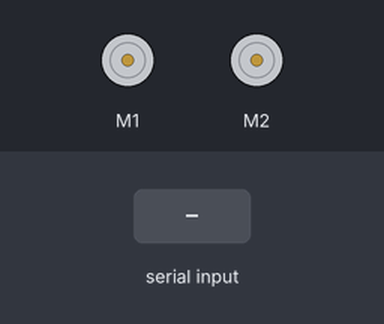
Simulated run of this sketch. Board: Arduino Uno, built with avr-gcc and run on an emulated ATmega328P. Parts: 2 × DC motor (green arrow = forward, orange = backward, longer = faster). The test bench sets the inputs (shaded band).

Above: at 1.2 s.
1.3 s: "S,1\n" received over Serial
2.8 s: "F,150\n" received over Serial
At 4.0 s:
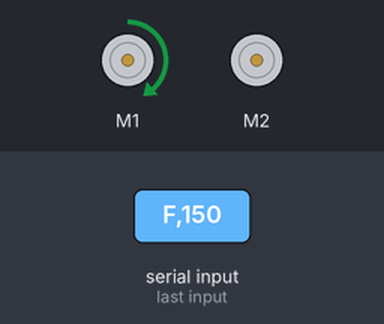
4.3 s: "F,45\n" received over Serial
At 5.1 s:
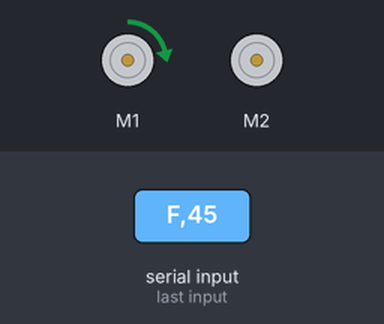
5.8 s: "S,150\n" received over Serial
At 6.3 s:
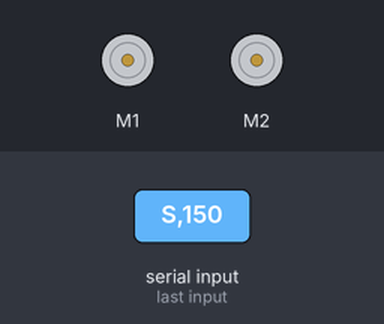
Timing chart, 0 to 8.3 s (numbered marks = the images above; inputs shaded):
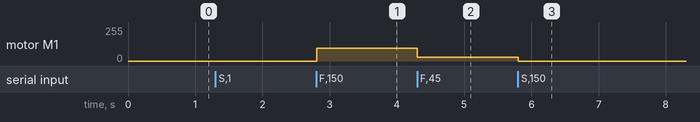

Measured:
- after the input at 2.8 s, motor M1: stopped → forward 95/255 at once
- after the input at 4.3 s, motor M1: forward 95/255 → forward 28/255 at once
- after the input at 5.8 s, motor M1: forward 28/255 → stopped at once

The sketch:

zumo_ctrl.ino
```cpp
#include <ZumoMotors.h>

ZumoMotors motors;

void setup() {
  Serial.begin(9600);
}

void loop() {
  if (Serial.available() > 0) {
    String cmd = Serial.readStringUntil('\n');
    cmd.trim();

    if (cmd.startsWith("S")) {
      // Stop
      motors.setSpeeds(0, 0);

    } else if (cmd.startsWith("F")) {
      // Forward with left,right speeds
      // Format: "F,leftSpeed,rightSpeed"
      int firstComma  = cmd.indexOf(',');
      int secondComma = cmd.indexOf(',', firstComma + 1);

      int leftSpeed  = cmd.substring(firstComma + 1, secondComma).toInt();
      int rightSpeed = cmd.substring(secondComma + 1).toInt();

      motors.setSpeeds(leftSpeed, rightSpeed);
    }
  }
}
```
